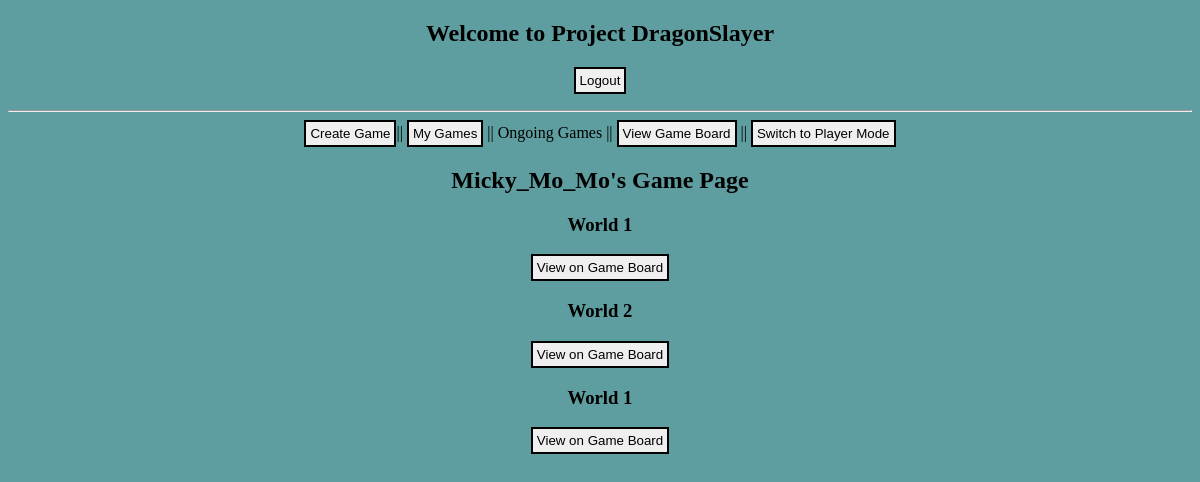
The app's page /mygames/ (signed in), older data.
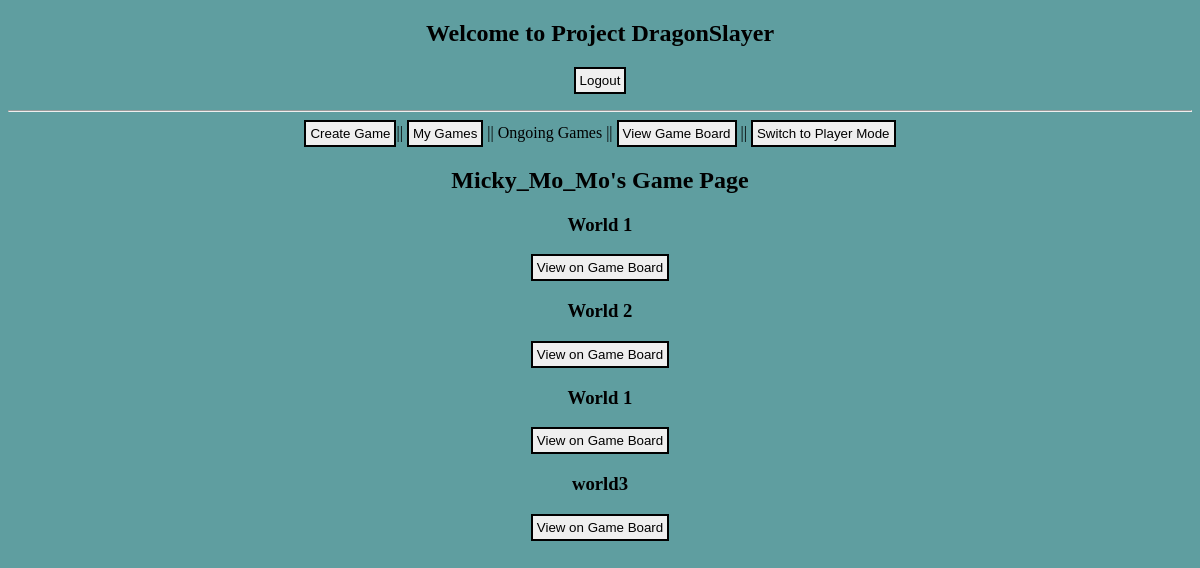
The same page, newer data.
### DDGameApp/models.py (models this page shows)
class GameModel(models.Model):
    worldName = models.CharField(max_length = 100)
    body = models.TextField(max_length = 10000)
    pub_date = models.DateTimeField(default = timezone.now)
    foreign_user = models.ForeignKey(User, on_delete= models.CASCADE)
    active = models.CharField(max_length = 4, default = "no")
    display = models.CharField(max_length = 4, default = "no")
    picture = models.CharField(max_length = 10000)

### DDGameApp/views.py (the view)
# urls.py: path('mygames/', views.mygame, name = 'games'),
def mygame(request):
    long = GameModel.objects.filter(foreign_user = request.user)
    length = len(long)
    return render(request, 'DDGameApp/mygames.html',{'game': GameModel.objects.filter(foreign_user = request.user), 'length':length})

### DDGameApp/templates/DDGameApp/mygames.html
{% extends 'DDGameApp/overlord.html' %} {% block over %}
<section>
    <h2>{{user.username}}'s Game Page</h2>
    {%for x in game%}
    <h3>{{x.worldName}}</h3>
    <button class="butt" onclick=window.location.href="{% url 'preview' x.id %}" >View on Game Board </button>
    {%endfor%}
</section>
{% endblock %}

### DDGameApp/templates/DDGameApp/overlord.html (shortened to what this page needs)
{% extends 'DDGameApp/index.html' %} {% block context %}
<section>
    <div><button class="butt" onclick=window.location.href="{% url 'create'%}" >Create Game</button>|| <button class="butt" onclick=window.location.href="{% url 'games'%}" >My Games</button> || Ongoing Games || <button class="butt" onclick=window.location.href="{% url 'board' %}" >View Game Board</button> || <button class="butt" onclick=window.location.href="{% url 'player' %}" >Switch to Player Mode</button></div>
    {%block over%}{%endblock%}
</section>
{% endblock %}

### DDGameApp/templates/DDGameApp/index.html (shortened to what this page needs)
<!DOCTYPE html>
<html lang="en">
<head>
    {% load static %}
    <link rel="stylesheet" href="{% static 'DDGameApp/css/index.css'%}" type="text/css">
</head>
<body>
{% if user.is_authenticated %}
<header>
    <h2>Welcome to Project DragonSlayer</h2>
    <p><button  id="butt" class="butt" onclick=window.location.href="{% url 'logout' %}" >Logout</button></p>
</header>
{%else%}
<header><h2>Project DragonSlayer</h2>
</header>
{%endif%}
<hr>
{% block content%}
{% if user.is_authenticated %}
{%block context%}{%endblock%}
{%else%}
<h1>Welcome Slayer</h1>
<h2>Please <a href="{% url 'login'%}">login</a> to continue.</h2>
<h2>New Slayer? <a href="{%url 'newuser'%}">Join us!</a></h2>
{%endif%}
{%endblock%}
</body>
</html>

### DDGameApp/static/DDGameApp/css/index.css (style rules this page uses)
body { background-color: cadetblue; text-align: center; }
button { border: black 2px solid; padding: 1% 2% 1% 2%; }
.butt { padding: 4px; }
#butt { text-align: right; }
header { text-align: center; }
hr { color: black; }

Row changes from the older to the newer data that the page shows:
added GameModel: worldName "world3"
